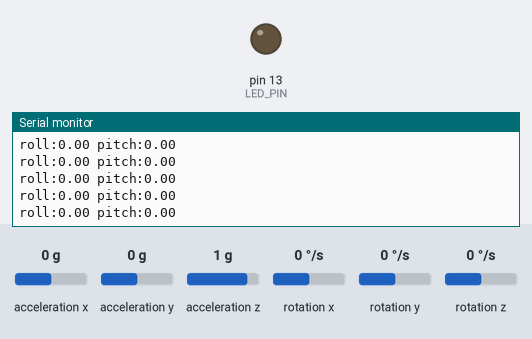
The sketch below on a simulated Arduino Uno, built with avr-gcc and run on an emulated ATmega328P. Shown: output pins drawn as LEDs (lit = HIGH), the last lines printed to the serial monitor. Inputs (shaded band) come from the test bench; at power-on: acceleration x 0 g, acceleration y 0 g, rotation x 0 °/s, rotation y 0 °/s, acceleration z 1 g, rotation z 0 °/s.

Above: at 1.2 s.
1.3 s: acceleration x set to -1.4 g
At 2.4 s:
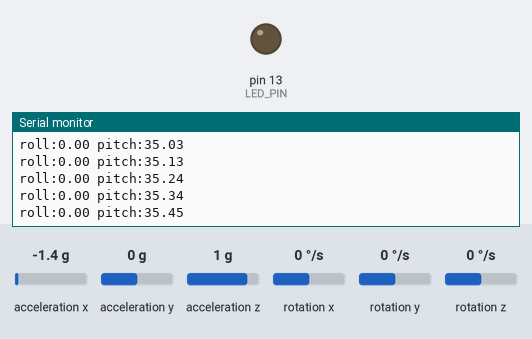
4.3 s: acceleration y set to 1.4 g
At 5.3 s:
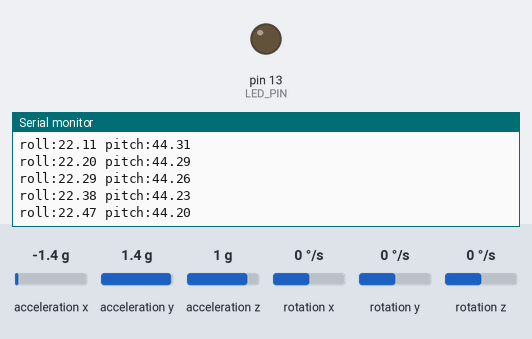
7.3 s: rotation x set to 100 °/s
At 8.2 s:
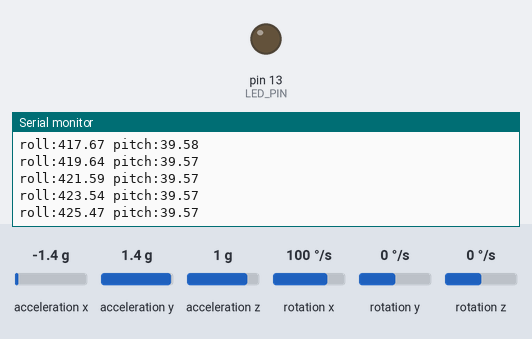
10.3 s: rotation y set to -192 °/s
At 11.1 s:
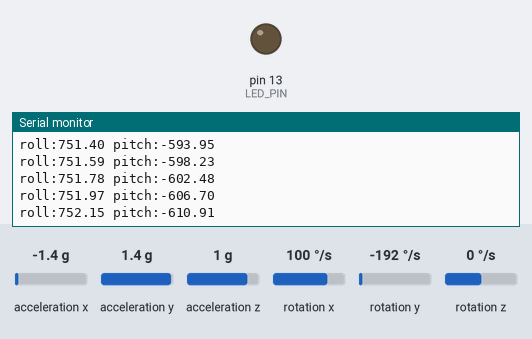
Timing chart, 0 to 13.3 s (numbered marks = the images above; inputs shaded):
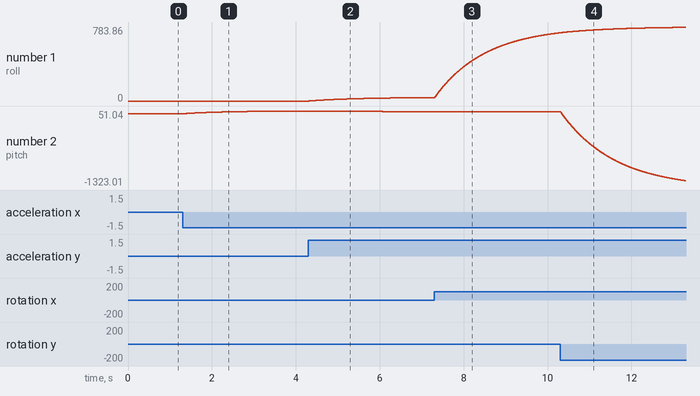

Measured:
- after the input at 1.3 s, the serial monitor: prints a new line at once (image 1)
- plotted number 2: 0 → 51.01 after the input at 1.3 s

The sketch:

kalman1_roll_pitch.ino
```cpp
#include "I2Cdev.h"
#include "MPU6050.h"
#include "Wire.h"

#define RAD_TO_DEG (180 / 3.1315)

MPU6050 accelgyro;
int16_t ax, ay, az;
int16_t gx, gy, gz;

#include <BMP280_DEV.h>
BMP280_DEV bmp280;

#define LED_PIN 13
bool blinkState = false;

void SetBestOffsets() {
    accelgyro.setXAccelOffset(  -4133 );
    accelgyro.setYAccelOffset( -1706 );
    accelgyro.setZAccelOffset(  527 );
    accelgyro.setXGyroOffset(   58 );
    accelgyro.setYGyroOffset(   -20 );
    accelgyro.setZGyroOffset(    49 );
}

void printOffsets() {
      Serial.print(accelgyro.getXAccelOffset()); Serial.print("\t"); // -76
    Serial.print(accelgyro.getYAccelOffset()); Serial.print("\t"); // -2359
    Serial.print(accelgyro.getZAccelOffset()); Serial.print("\t"); // 1688
    Serial.print(accelgyro.getXGyroOffset()); Serial.print("\t"); // 0
    Serial.print(accelgyro.getYGyroOffset()); Serial.print("\t"); // 0
    Serial.print(accelgyro.getZGyroOffset()); Serial.print("\t"); // 0
}

void printDLPF() {
  uint8_t dlpf = accelgyro.getDLPFMode();

  Serial.print("DLPF Mode: ");
  switch (dlpf) {
    case MPU6050_DLPF_BW_256:
      Serial.println("256 Hz bandwidth (delay ~0.98ms)");
      break;
    case MPU6050_DLPF_BW_188:
      Serial.println("188 Hz bandwidth (delay ~1.9ms)");
      break;
    case MPU6050_DLPF_BW_98:
      Serial.println("98 Hz bandwidth (delay ~2.8ms)");
      break;
    case MPU6050_DLPF_BW_42:
      Serial.println("42 Hz bandwidth (delay ~4.8ms)");
      break;
    case MPU6050_DLPF_BW_20:
      Serial.println("20 Hz bandwidth (delay ~8.3ms)");
      break;
    case MPU6050_DLPF_BW_10:
      Serial.println("10 Hz bandwidth (delay ~13.4ms)");
      break;
    case MPU6050_DLPF_BW_5:
      Serial.println("5 Hz bandwidth (delay ~18.6ms)");
      break;
    default:
      Serial.println("Unknown DLPF mode");
      break;
  }
}


void setup() {
    // join I2C bus (I2Cdev library doesn't do this automatically)
    #if I2CDEV_IMPLEMENTATION == I2CDEV_ARDUINO_WIRE
        Wire.begin();
    #elif I2CDEV_IMPLEMENTATION == I2CDEV_BUILTIN_FASTWIRE
        Fastwire::setup(400, true);
    #endif

    // initialize serial communication
    // (38400 chosen because it works as well at 8MHz as it does at 16MHz, but
    // it's really up to you depending on your project)
    Serial.begin(38400);
    while(!Serial);

    accelgyro.initialize();
    //Serial.println("Testing device connections...");
    //Serial.println(accelgyro.testConnection() ? "MPU6050 connection successful" : "MPU6050 connection failed");
    accelgyro.setFullScaleAccelRange(MPU6050_ACCEL_FS_8);
    SetBestOffsets();
    accelgyro.setDLPFMode(MPU6050_DLPF_BW_42);
    pinMode(LED_PIN, OUTPUT);
}

float getAcc() {
    accelgyro.getMotion6(&ax, &ay, &az, &gx, &gy, &gz);
    float devider = 16384 >> accelgyro.getFullScaleAccelRange();
    float accX = ax / devider;
    float accY = ay / devider;
    float accZ = az / devider;

    float roll = atan2(accY, accZ);
    float pitch = atan2(-accX, sqrt(accY * accY + accZ * accZ));
    Serial.print(""); Serial.print(roll * 100); Serial.print("/");
    Serial.print(""); Serial.print(pitch * 100); Serial.print("/");

    //Serial.print(""); Serial.print(accX); Serial.print("/");
    //Serial.print(""); Serial.print(accY); Serial.print("/");
    //Serial.print(""); Serial.print(accZ); Serial.println("");

    // Normalize the acc vector
    float magnitude = sqrt(accX * accX + accY * accY + accZ * accZ);
    float normX = accX / magnitude;
    float normY = accY / magnitude;
    float normZ = accZ / magnitude;

    // Print normalized values
    Serial.print(""); Serial.print(normX); Serial.print("/");
    Serial.print(""); Serial.print(normY); Serial.print("/");
    Serial.print(""); Serial.print(normZ); Serial.println("");

    float inertialZ = accX * (-sin(pitch))
                    + accY * (sin(roll) * cos(pitch))
                    + accZ * (cos(roll) * cos(pitch));
    return (inertialZ - 1) * 9.80;
}

float RateRoll, RatePitch, RateYaw;
float RateCalibrationRoll, RateCalibrationPitch, RateCalibrationYaw;
int RateCalibrationNumber;
float AccX, AccY, AccZ;
float AngleRoll, AnglePitch;
uint32_t LoopTimer;
float KalmanAngleRoll=0, KalmanUncertaintyAngleRoll=2*2;
float KalmanAnglePitch=0, KalmanUncertaintyAnglePitch=2*2;
float Kalman1DOutput[]={0,0};

unsigned long loopTimer = 0;
const unsigned long loopDuration = 3000;  // Loop period in microseconds (e.g., 30ms)


void kalman_1d(float KalmanState, float KalmanUncertainty, float KalmanInput, float KalmanMeasurement) {
  KalmanState=KalmanState+0.04*KalmanInput;
  KalmanUncertainty=KalmanUncertainty + 0.004 * 0.004 * 4 * 4;
  float KalmanGain=KalmanUncertainty * 1/(1*KalmanUncertainty + 3 * 3);
  KalmanState=KalmanState+KalmanGain * (KalmanMeasurement-KalmanState);
  KalmanUncertainty=(1-KalmanGain) * KalmanUncertainty;
  Kalman1DOutput[0]=KalmanState;
  Kalman1DOutput[1]=KalmanUncertainty;
}

//
// Main loop: read sensors, update the Kalman filter, and print the results
//
void loop() {
  while (micros() - loopTimer < loopDuration);
  loopTimer=micros();

  accelgyro.getMotion6(&ax, &ay, &az, &gx, &gy, &gz);
  float devider = 16384 >> accelgyro.getFullScaleAccelRange();
  float accX = ax / devider;
  float accY = ay / devider;
  float accZ = az / devider;
  AngleRoll = atan2(accY, accZ);
  AnglePitch = atan2(-accX, sqrt(accY * accY + accZ * accZ));

  AngleRoll = AngleRoll * RAD_TO_DEG;
  AnglePitch = AnglePitch * RAD_TO_DEG;

  float AccX = accX;
  float AccY = accY;
  float AccZ = accZ;

  AngleRoll=atan(AccY/sqrt(AccX*AccX+AccZ*AccZ))*1/(3.142/180);
  AnglePitch=-atan(AccX/sqrt(AccY*AccY+AccZ*AccZ))*1/(3.142/180);

  float deviderGyro = 131 >> accelgyro.getFullScaleGyroRange();
  RateRoll = gx/deviderGyro;
  RatePitch = gy/deviderGyro;
  RateYaw = gz/deviderGyro;

  //Serial.print("roll:"); Serial.print(AngleRoll); Serial.print(" ");
  //Serial.print("pitch:"); Serial.print(AnglePitch); Serial.print(" ");

  //Serial.print("roll:"); Serial.print(RateRoll); Serial.print(" ");
  //Serial.print("pitch:"); Serial.print(RatePitch); Serial.print(" ");
  //Serial.print("yaw:"); Serial.print(RateYaw); Serial.print(" ");
  //Serial.println();

  RateRoll-=RateCalibrationRoll;
  RatePitch-=RateCalibrationPitch;
  RateYaw-=RateCalibrationYaw;
  kalman_1d(KalmanAngleRoll, KalmanUncertaintyAngleRoll, RateRoll, AngleRoll);
  KalmanAngleRoll=Kalman1DOutput[0];
  KalmanUncertaintyAngleRoll=Kalman1DOutput[1];
  kalman_1d(KalmanAnglePitch, KalmanUncertaintyAnglePitch, RatePitch, AnglePitch);
  KalmanAnglePitch=Kalman1DOutput[0];
  KalmanUncertaintyAnglePitch=Kalman1DOutput[1];
  Serial.print("roll:");
  Serial.print(KalmanAngleRoll);
  Serial.print(" ");
  Serial.print("pitch:");
  Serial.println(KalmanAnglePitch);


}
```
